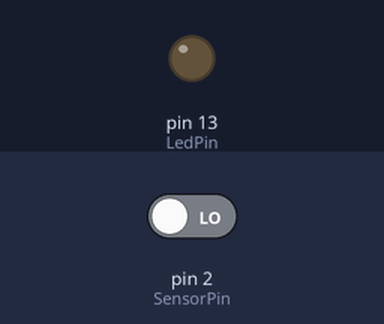
This sketch was run on a simulated Arduino Uno, built with avr-gcc and run on an emulated ATmega328P. Shown: output pins drawn as LEDs (lit = HIGH). Inputs (shaded band) come from the test bench; at power-on: pin 2 (SensorPin) LOW.

Above: at 1.2 s.
1.3 s: pin 2 (SensorPin) driven HIGH
At 2.3 s:
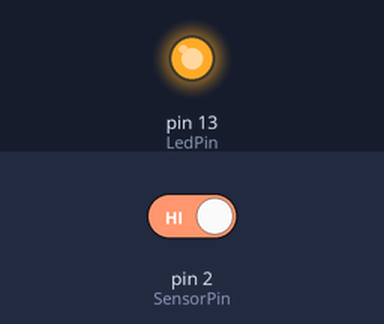
2.8 s: pin 2 (SensorPin) driven LOW
At 3.4 s:
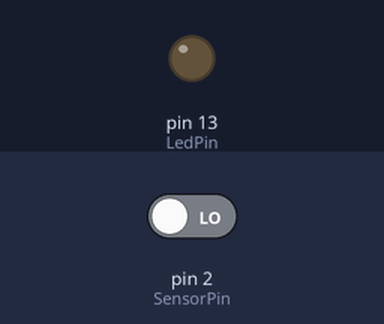
Timing chart, 0 to 5.8 s (numbered marks = the images above; inputs shaded):
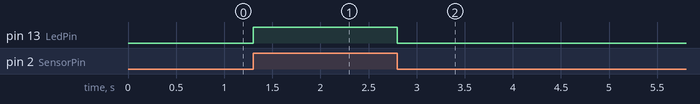

Measured:
- after the input at 1.3 s, pin 13 (LedPin): LOW → HIGH at once
- after the input at 2.8 s, pin 13 (LedPin): HIGH → LOW at once

The sketch:

MW_Testing_Code.ino
```cpp
int SensorPin = 2; //The sensor output in connected to Digital Pin 2
int LedPin = 13; // LED connected to Digital Pin 13


void setup() {
  // put your setup code here, to run once:
  pinMode(SensorPin, INPUT); //Takes the Sensor output as input
  pinMode(LedPin, OUTPUT); // Gives the output to the LED Pin
}

void loop() {
  // put your main code here, to run repeatedly:
  /*This loop checks if there is a detection made by the sensor, if there is, then a current is
    passed through the LED*/
  int sensorValue = digitalRead(SensorPin);
  if(sensorValue == HIGH){
    digitalWrite(LedPin, HIGH);
  }
  else{
    digitalWrite(LedPin, LOW);
  }
}
```
